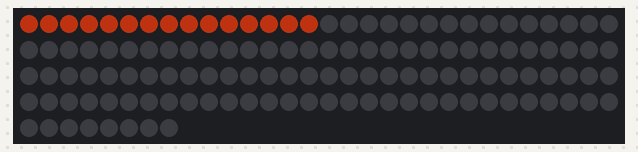
The sketch below on a simulated Arduino Uno, built with avr-gcc and run on an emulated ATmega328P. Parts: 128 RGB LEDs in strip order, left to right, continuing on the next row. Dim RGB values are drawn brighter than linear.

Above: at 0.1 s.

The sketch:

smile.ino
```cpp
#include <FastLED.h>

// How many leds in your strip?
#define NUM_LEDS 128

// For led chips like WS2812, which have a data line, ground, and power, you just
// need to define DATA_PIN.  For led chipsets that are SPI based (four wires - data, clock,
// ground, and power), like the LPD8806 define both DATA_PIN and CLOCK_PIN
// Clock pin only needed for SPI based chipsets when not using hardware SPI
#define DATA_PIN 8

// Define the array of leds
CRGB leds[NUM_LEDS];

void setup() {
  // Uncomment/edit one of the following lines for your leds arrangement.
  // ## Clockless types ##
  FastLED.addLeds<NEOPIXEL, DATA_PIN>(leds, NUM_LEDS);  // GRB ordering is assumed
  // FastLED.addLeds<SM16703, DATA_PIN, RGB>(leds, NUM_LEDS);
  // FastLED.addLeds<TM1829, DATA_PIN, RGB>(leds, NUM_LEDS);
  // FastLED.addLeds<TM1812, DATA_PIN, RGB>(leds, NUM_LEDS);
  // FastLED.addLeds<TM1809, DATA_PIN, RGB>(leds, NUM_LEDS);
  // FastLED.addLeds<TM1804, DATA_PIN, RGB>(leds, NUM_LEDS);
  // FastLED.addLeds<TM1803, DATA_PIN, RGB>(leds, NUM_LEDS);
  // FastLED.addLeds<UCS1903, DATA_PIN, RGB>(leds, NUM_LEDS);
  // FastLED.addLeds<UCS1903B, DATA_PIN, RGB>(leds, NUM_LEDS);
  // FastLED.addLeds<UCS1904, DATA_PIN, RGB>(leds, NUM_LEDS);
  // FastLED.addLeds<UCS2903, DATA_PIN, RGB>(leds, NUM_LEDS);
  // FastLED.addLeds<WS2812, DATA_PIN, RGB>(leds, NUM_LEDS);  // GRB ordering is typical
  // FastLED.addLeds<WS2852, DATA_PIN, RGB>(leds, NUM_LEDS);  // GRB ordering is typical
  // FastLED.addLeds<WS2812B, DATA_PIN, RGB>(leds, NUM_LEDS);  // GRB ordering is typical
  // FastLED.addLeds<GS1903, DATA_PIN, RGB>(leds, NUM_LEDS);
  // FastLED.addLeds<SK6812, DATA_PIN, RGB>(leds, NUM_LEDS);  // GRB ordering is typical
  // FastLED.addLeds<SK6822, DATA_PIN, RGB>(leds, NUM_LEDS);
  // FastLED.addLeds<APA106, DATA_PIN, RGB>(leds, NUM_LEDS);
  // FastLED.addLeds<PL9823, DATA_PIN, RGB>(leds, NUM_LEDS);
  // FastLED.addLeds<SK6822, DATA_PIN, RGB>(leds, NUM_LEDS);
  // FastLED.addLeds<WS2811, DATA_PIN, RGB>(leds, NUM_LEDS);
  // FastLED.addLeds<WS2813, DATA_PIN, RGB>(leds, NUM_LEDS);
  // FastLED.addLeds<APA104, DATA_PIN, RGB>(leds, NUM_LEDS);
  // FastLED.addLeds<WS2811_400, DATA_PIN, RGB>(leds, NUM_LEDS);
  // FastLED.addLeds<GE8822, DATA_PIN, RGB>(leds, NUM_LEDS);
  // FastLED.addLeds<GW6205, DATA_PIN, RGB>(leds, NUM_LEDS);
  // FastLED.addLeds<GW6205_400, DATA_PIN, RGB>(leds, NUM_LEDS);
  // FastLED.addLeds<LPD1886, DATA_PIN, RGB>(leds, NUM_LEDS);
  // FastLED.addLeds<LPD1886_8BIT, DATA_PIN, RGB>(leds, NUM_LEDS);
  // ## Clocked (SPI) types ##
  // FastLED.addLeds<LPD6803, DATA_PIN, CLOCK_PIN, RGB>(leds, NUM_LEDS);  // GRB ordering is typical
  // FastLED.addLeds<LPD8806, DATA_PIN, CLOCK_PIN, RGB>(leds, NUM_LEDS);  // GRB ordering is typical
  // FastLED.addLeds<WS2801, DATA_PIN, CLOCK_PIN, RGB>(leds, NUM_LEDS);
  // FastLED.addLeds<WS2803, DATA_PIN, CLOCK_PIN, RGB>(leds, NUM_LEDS);
  // FastLED.addLeds<SM16716, DATA_PIN, CLOCK_PIN, RGB>(leds, NUM_LEDS);
  // FastLED.addLeds<P9813, DATA_PIN, CLOCK_PIN, RGB>(leds, NUM_LEDS);  // BGR ordering is typical
  // FastLED.addLeds<DOTSTAR, DATA_PIN, CLOCK_PIN, RGB>(leds, NUM_LEDS);  // BGR ordering is typical
  // FastLED.addLeds<APA102, DATA_PIN, CLOCK_PIN, RGB>(leds, NUM_LEDS);  // BGR ordering is typical
  // FastLED.addLeds<SK9822, DATA_PIN, CLOCK_PIN, RGB>(leds, NUM_LEDS);  // BGR ordering is typical
}

void loop() {
  // Turn the LED on, then pause
  int i;
for(i = 0; i < 15; i++)
  leds[i] = 0x501507;


  FastLED.show();
  // Now turn the LED off, then pause
  //leds[i] = CRGB::Black;
  //FastLED.show();
  //delay(500);

}
```
